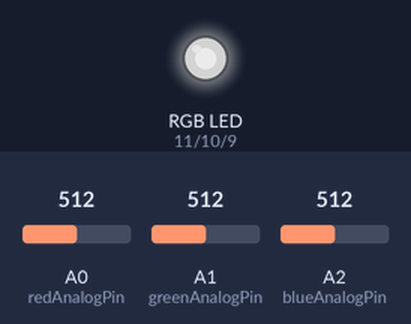
Recording of a sketch running on a simulated Arduino Uno, built with avr-gcc and run on an emulated ATmega328P. On the bench: an RGB LED mixed from three pins (HIGH = lit). Inputs (shaded band) come from the test bench; at power-on: A0 (redAnalogPin) = 512, A1 (greenAnalogPin) = 512, A2 (blueAnalogPin) = 512. Dim RGB values are drawn brighter than linear.

Above: at 1.2 s.
1.3 s: A0 (redAnalogPin) set to 716
At 1.6 s:
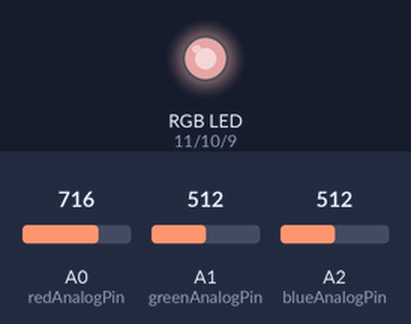
2.8 s: A1 (greenAnalogPin) set to 716
At 3.9 s:
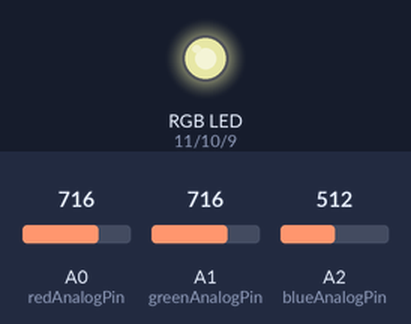
4.3 s: A2 (blueAnalogPin) set to 716
At 5.1 s:
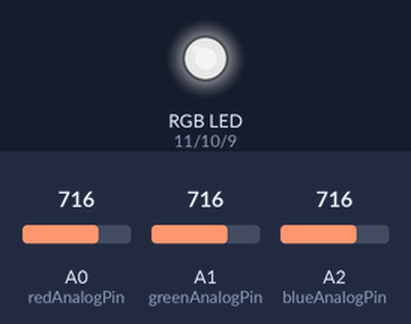
5.8 s: A0 (redAnalogPin) set to 900
At 6.2 s:
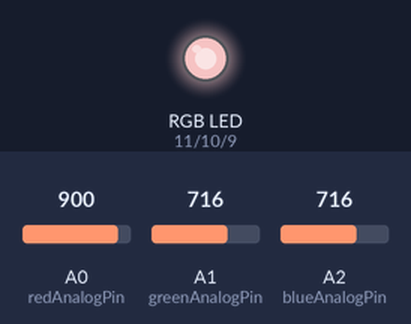
7.3 s: A1 (greenAnalogPin) set to 900
At 8.5 s:
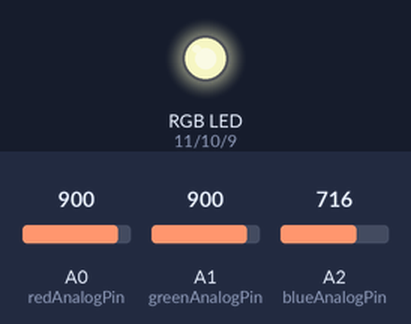
8.8 s: A2 (blueAnalogPin) set to 900
At 9.7 s:
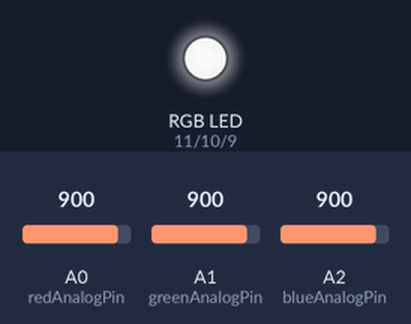
Timing chart, 0 to 11.3 s (numbered marks = the images above; inputs shaded):
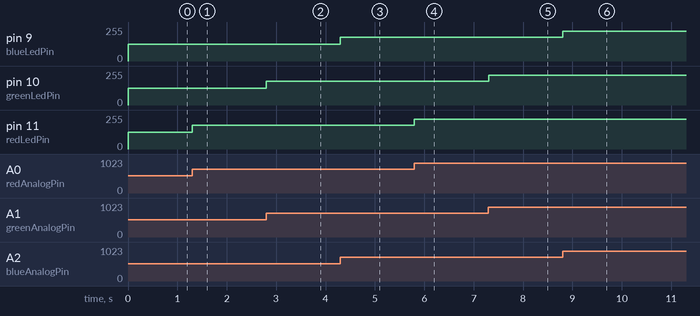

Measured:
- after the input at 1.3 s, pin 11 (redLedPin): 127/255 → 178/255 at once
- after the input at 2.8 s, pin 10 (greenLedPin): 127/255 → 178/255 at once
- after the input at 4.3 s, pin 9 (blueLedPin): 127/255 → 178/255 at once
- after the input at 5.8 s, pin 11 (redLedPin): 178/255 → 224/255 at once
- after the input at 7.3 s, pin 10 (greenLedPin): 178/255 → 224/255 at once
- after the input at 8.8 s, pin 9 (blueLedPin): 178/255 → 224/255 at once

The sketch:

homework-1.ino
```cpp
const int bitsPerSecond = 9600;

const int redAnalogPin = A0;
const int greenAnalogPin = A1;
const int blueAnalogPin = A2;

const int redLedPin = 11;
const int greenLedPin = 10;
const int blueLedPin = 9;

const int minAnalogValue = 0;
const int maxAnalogValue = 1023;

const int minBrightnessValue = 0;
const int maxBrightnessValue = 255;

int redAnalogValue;
int greenAnalogValue;
int blueAnalogValue;

int redLedValue;
int greenLedValue;
int blueLedValue;

void setup() {
  pinMode(redAnalogPin, INPUT);
  pinMode(greenAnalogPin, INPUT);
  pinMode(blueAnalogPin, INPUT);

  pinMode(redLedPin, OUTPUT);
  pinMode(greenLedPin, OUTPUT);
  pinMode(blueLedPin, OUTPUT);

  Serial.begin(bitsPerSecond);
}

void loop() {
  redAnalogValue = analogRead(redAnalogPin);
  greenAnalogValue = analogRead(greenAnalogPin);
  blueAnalogValue = analogRead(blueAnalogPin);

  redLedValue = getBrightnessValue(redAnalogValue);
  greenLedValue = getBrightnessValue(greenAnalogValue);
  blueLedValue = getBrightnessValue(blueAnalogValue);

  setColor(redLedValue, greenLedValue, blueLedValue);
}

// get brightness value by mapping analog value to brightness value
int getBrightnessValue(int analogValue) {
  return map(analogValue, minAnalogValue, maxAnalogValue, minBrightnessValue, maxBrightnessValue);
}

void setColor(int redBrightness, int greenBrightness, int blueBrightness) {
  analogWrite(redLedPin, redBrightness);
  analogWrite(greenLedPin, greenBrightness);
  analogWrite(blueLedPin, blueBrightness);
}
```
